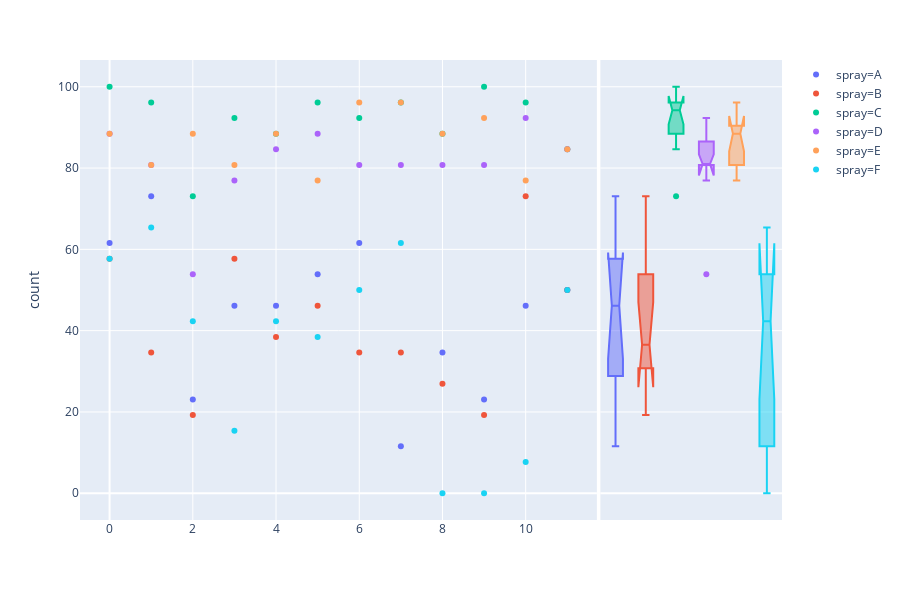

Notebook cell for this chart:
### Code cell
# print plots for each spray
fig = px.scatter(data,y="count", color="spray", marginal_y="box", trendline="ols")
fig.show()

### Figure 1 — Plotly figure (JSON) as saved in the notebook; plotly's stock layout.template omitted (floating-point values rounded to 4 significant figures)
{"data": [{"hoverlabel": {"namelength": 0}, "hovertemplate": "spray=A<br>count=%{y}", "legendgroup": "spray=A", "marker": {"color": "#636efa", "symbol": "circle"}, "mode": "markers", "name": "spray=A", "showlegend": true, "type": "scatter", "xaxis": "x", "y": [61.54, 73.08, 23.08, 46.15, 46.15, 53.85, 61.54, 11.54, 34.62, 23.08, 46.15, 50], "yaxis": "y"}, {"alignmentgroup": "True", "hoverlabel": {"namelength": 0}, "hovertemplate": "spray=A<br>count=%{y}", "legendgroup": "spray=A", "marker": {"color": "#636efa", "symbol": "circle"}, "name": "spray=A", "notched": true, "offsetgroup": "spray=A", "showlegend": false, "type": "box", "xaxis": "x2", "y": [61.54, 73.08, 23.08, 46.15, 46.15, 53.85, 61.54, 11.54, 34.62, 23.08, 46.15, 50], "yaxis": "y2"}, {"hoverlabel": {"namelength": 0}, "hovertemplate": "spray=A", "legendgroup": "spray=A", "marker": {"color": "#636efa", "symbol": "circle"}, "mode": "lines", "name": "spray=A", "showlegend": false, "type": "scatter", "xaxis": "x", "yaxis": "y"}, {"hoverlabel": {"namelength": 0}, "hovertemplate": "spray=B<br>count=%{y}", "legendgroup": "spray=B", "marker": {"color": "#EF553B", "symbol": "circle"}, "mode": "markers", "name": "spray=B", "showlegend": true, "type": "scatter", "xaxis": "x", "y": [57.69, 34.62, 19.23, 57.69, 38.46, 46.15, 34.62, 34.62, 26.92, 19.23, 73.08, 50], "yaxis": "y"}, {"alignmentgroup": "True", "hoverlabel": {"namelength": 0}, "hovertemplate": "spray=B<br>count=%{y}", "legendgroup": "spray=B", "marker": {"color": "#EF553B", "symbol": "circle"}, "name": "spray=B", "notched": true, "offsetgroup": "spray=B", "showlegend": false, "type": "box", "xaxis": "x2", "y": [57.69, 34.62, 19.23, 57.69, 38.46, 46.15, 34.62, 34.62, 26.92, 19.23, 73.08, 50], "yaxis": "y2"}, {"hoverlabel": {"namelength": 0}, "hovertemplate": "spray=B", "legendgroup": "spray=B", "marker": {"color": "#EF553B", "symbol": "circle"}, "mode": "lines", "name": "spray=B", "showlegend": false, "type": "scatter", "xaxis": "x", "yaxis": "y"}, {"hoverlabel": {"namelength": 0}, "hovertemplate": "spray=C<br>count=%{y}", "legendgroup": "spray=C", "marker": {"color": "#00cc96", "symbol": "circle"}, "mode": "markers", "name": "spray=C", "showlegend": true, "type": "scatter", "xaxis": "x", "y": [100, 96.15, 73.08, 92.31, 88.46, 96.15, 92.31, 96.15, 88.46, 100, 96.15, 84.62], "yaxis": "y"}, {"alignmentgroup": "True", "hoverlabel": {"namelength": 0}, "hovertemplate": "spray=C<br>count=%{y}", "legendgroup": "spray=C", "marker": {"color": "#00cc96", "symbol": "circle"}, "name": "spray=C", "notched": true, "offsetgroup": "spray=C", "showlegend": false, "type": "box", "xaxis": "x2", "y": [100, 96.15, 73.08, 92.31, 88.46, 96.15, 92.31, 96.15, 88.46, 100, 96.15, 84.62], "yaxis": "y2"}, {"hoverlabel": {"namelength": 0}, "hovertemplate": "spray=C", "legendgroup": "spray=C", "marker": {"color": "#00cc96", "symbol": "circle"}, "mode": "lines", "name": "spray=C", "showlegend": false, "type": "scatter", "xaxis": "x", "yaxis": "y"}, {"hoverlabel": {"namelength": 0}, "hovertemplate": "spray=D<br>count=%{y}", "legendgroup": "spray=D", "marker": {"color": "#ab63fa", "symbol": "circle"}, "mode": "markers", "name": "spray=D", "showlegend": true, "type": "scatter", "xaxis": "x", "y": [88.46, 80.77, 53.85, 76.92, 84.62, 88.46, 80.77, 80.77, 80.77, 80.77, 92.31, 84.62], "yaxis": "y"}, {"alignmentgroup": "True", "hoverlabel": {"namelength": 0}, "hovertemplate": "spray=D<br>count=%{y}", "legendgroup": "spray=D", "marker": {"color": "#ab63fa", "symbol": "circle"}, "name": "spray=D", "notched": true, "offsetgroup": "spray=D", "showlegend": false, "type": "box", "xaxis": "x2", "y": [88.46, 80.77, 53.85, 76.92, 84.62, 88.46, 80.77, 80.77, 80.77, 80.77, 92.31, 84.62], "yaxis": "y2"}, {"hoverlabel": {"namelength": 0}, "hovertemplate": "spray=D", "legendgroup": "spray=D", "marker": {"color": "#ab63fa", "symbol": "circle"}, "mode": "lines", "name": "spray=D", "showlegend": false, "type": "scatter", "xaxis": "x", "yaxis": "y"}, {"hoverlabel": {"namelength": 0}, "hovertemplate": "spray=E<br>count=%{y}", "legendgroup": "spray=E", "marker": {"color": "#FFA15A", "symbol": "circle"}, "mode": "markers", "name": "spray=E", "showlegend": true, "type": "scatter", "xaxis": "x", "y": [88.46, 80.77, 88.46, 80.77, 88.46, 76.92, 96.15, 96.15, 88.46, 92.31, 76.92, 84.62], "yaxis": "y"}, {"alignmentgroup": "True", "hoverlabel": {"namelength": 0}, "hovertemplate": "spray=E<br>count=%{y}", "legendgroup": "spray=E", "marker": {"color": "#FFA15A", "symbol": "circle"}, "name": "spray=E", "notched": true, "offsetgroup": "spray=E", "showlegend": false, "type": "box", "xaxis": "x2", "y": [88.46, 80.77, 88.46, 80.77, 88.46, 76.92, 96.15, 96.15, 88.46, 92.31, 76.92, 84.62], "yaxis": "y2"}, {"hoverlabel": {"namelength": 0}, "hovertemplate": "spray=E", "legendgroup": "spray=E", "marker": {"color": "#FFA15A", "symbol": "circle"}, "mode": "lines", "name": "spray=E", "showlegend": false, "type": "scatter", "xaxis": "x", "yaxis": "y"}, {"hoverlabel": {"namelength": 0}, "hovertemplate": "spray=F<br>count=%{y}", "legendgroup": "spray=F", "marker": {"color": "#19d3f3", "symbol": "circle"}, "mode": "markers", "name": "spray=F", "showlegend": true, "type": "scatter", "xaxis": "x", "y": [57.69, 65.38, 42.31, 15.38, 42.31, 38.46, 50, 61.54, 0, 0, 7.692, 50], "yaxis": "y"}, {"alignmentgroup": "True", "hoverlabel": {"namelength": 0}, "hovertemplate": "spray=F<br>count=%{y}", "legendgroup": "spray=F", "marker": {"color": "#19d3f3", "symbol": "circle"}, "name": "spray=F", "notched": true, "offsetgroup": "spray=F", "showlegend": false, "type": "box", "xaxis": "x2", "y": [57.69, 65.38, 42.31, 15.38, 42.31, 38.46, 50, 61.54, 0, 0, 7.692, 50], "yaxis": "y2"}, {"hoverlabel": {"namelength": 0}, "hovertemplate": "spray=F", "legendgroup": "spray=F", "marker": {"color": "#19d3f3", "symbol": "circle"}, "mode": "lines", "name": "spray=F", "showlegend": false, "type": "scatter", "xaxis": "x", "yaxis": "y"}], "layout": {"height": 600, "legend": {"tracegroupgap": 0}, "margin": {"t": 60}, "xaxis": {"anchor": "y", "domain": [0, 0.7363]}, "xaxis2": {"anchor": "y2", "domain": [0.7413, 1], "matches": "x2", "showgrid": false, "showline": false, "showticklabels": false, "ticks": ""}, "yaxis": {"anchor": "x", "domain": [0, 1], "title": {"text": "count"}}, "yaxis2": {"anchor": "x2", "domain": [0, 1], "matches": "y", "showgrid": true, "showticklabels": false}}}
